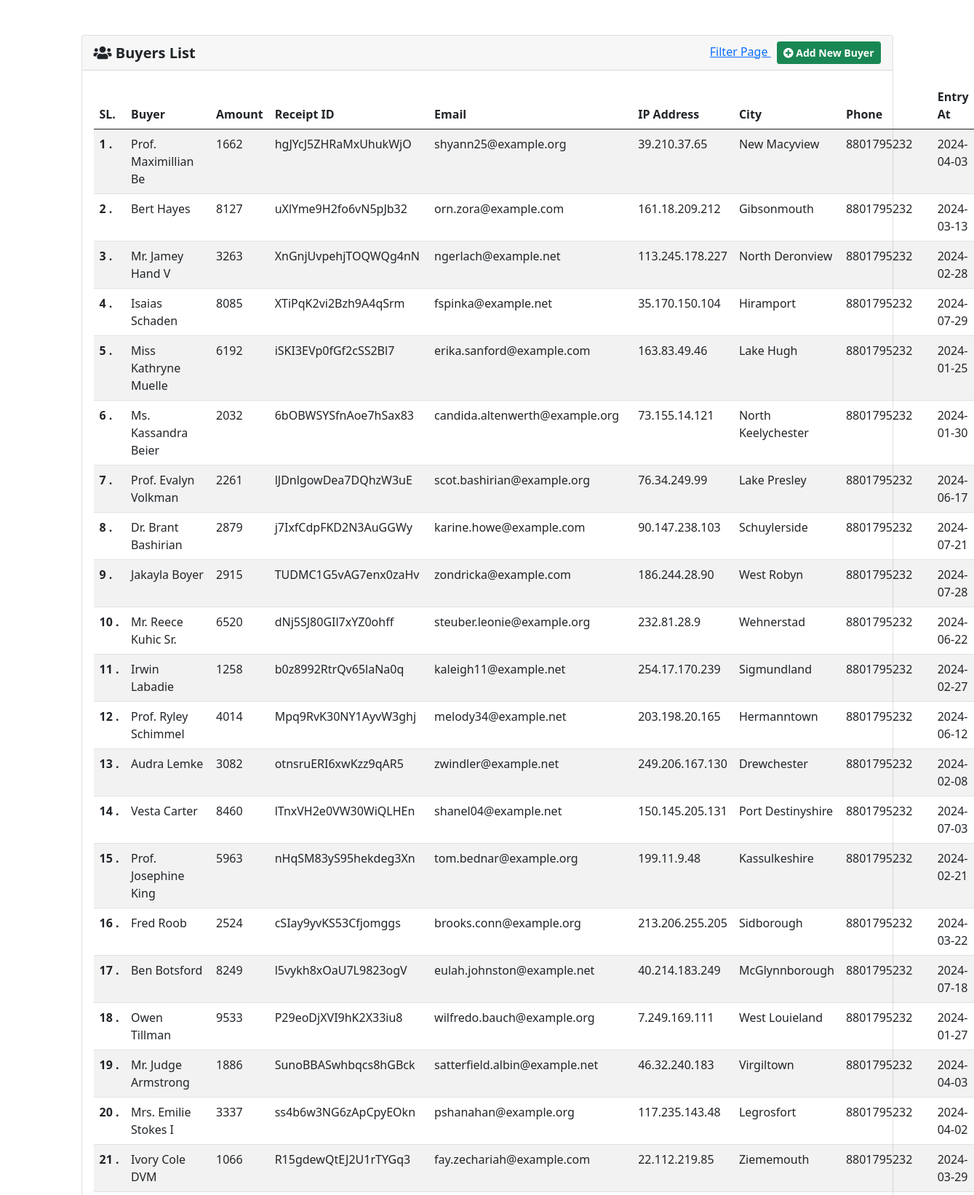
The page / (upper part) on the database its author committed.
### tables this page shows
CREATE TABLE `buyers` (
  `id` bigint unsigned NOT NULL AUTO_INCREMENT,
  `amount` int NOT NULL,
  `buyer` varchar(255) NOT NULL,
  `receipt_id` varchar(20) NOT NULL,
  `items` json NOT NULL,
  `buyer_email` varchar(50) NOT NULL,
  `buyer_ip` varchar(20) NOT NULL,
  `note` text NOT NULL,
  `city` varchar(20) NOT NULL,
  `phone` varchar(20) NOT NULL,
  `hash_key` varchar(255) NOT NULL,
  `entry_at` date NOT NULL,
  `entry_by` int NOT NULL,
  PRIMARY KEY (`id`)
);

### classes/DB_Connection.php (called while the page is built, shortened)
<?php
class DB_Connection {
    private $host = 'localhost';
    private $user = 'root';
    private $pass = 'reformedtech';
    private $db_name = 'php_projects';
    public function __construct() {
        $this->db_connect = new mysqli($this->host, $this->user, $this->pass, $this->db_name);
    }
}

### classes/Application.php (called while the page is built, shortened)
<?php
require_once('DB_Connection.php');
class Application extends DB_Connection
{
	public function getAllBuyers(){
		$sql = "SELECT * FROM buyers ORDER BY id DESC";
		if (mysqli_query($this->db_connect, $sql)) {
			return mysqli_query($this->db_connect, $sql);
		}
	}
}

### pages/buyer/buyer-list-page.php (the view, shortened to what this page needs)
<div class="card mt-5 mb-5">
    <div class="card-header d-flex justify-content-between align-items-center">
        <h5 class="card-title fw-bold mb-0">
            <i class="fa fa-users"></i> Buyers List
        </h5>
        <div>
            <a class="mx-2" href="../../buyer_filter.php"> Filter Page </a>
            <a class="btn btn-success btn-sm fw-bold" title="Add New" href="../../create_buyer.php">
                <i class="fa fa-plus-circle"></i> Add New Buyer
            </a>
        </div>
    </div>
    <div class="card-body">
        <div class="row">
            <div class="col-md-12">
                <table class="table table-striped">
                    <thead>
                        <tr>
                            <th scope="col">SL.</th>
                            <th scope="col">Buyer</th>
                            <th scope="col">Amount</th>
                            <th scope="col">Receipt ID</th>
                            <th scope="col">Email</th>
                            <th scope="col">IP Address</th>
                            <th scope="col">City</th>
                            <th scope="col">Phone</th>
                            <th scope="col">Entry At</th>
                        </tr>
                    </thead>
                    <tbody>
                        <?php if (isset($buyers) && !empty($buyers) && $buyers->num_rows > 0) { ?>
                            <?php foreach ($buyers as $index => $buyer) { ?>
                                <tr>
                                    <th scope="row"><?php echo ++$index; ?> .</th>
                                    <td><?php echo $buyer['buyer']; ?></td>
                                    <td><?php echo $buyer['amount']; ?></td>
                                    <td><?php echo $buyer['receipt_id']; ?></td>
                                    <td><?php echo $buyer['buyer_email']; ?></td>
                                    <td><?php echo $buyer['buyer_ip']; ?></td>
                                    <td><?php echo $buyer['city']; ?></td>
                                    <td><?php echo $buyer['phone']; ?></td>
                                    <td><?php echo $buyer['entry_at']; ?></td>
                                </tr>
                            <?php } ?>
                        <?php } else { ?>
                            <tr class="text-center">
                                <td colspan="10">No record found...!</td>
                            </tr>
                        <?php } ?>
                    </tbody>
                </table>
            </div>
        </div>
    </div>
</div>

### index.php (shortened to what this page needs)
<?php
require_once('classes/Application.php');
$application   = new Application();
$buyers        = $application->getAllBuyers();
?>
<!DOCTYPE html>
<html lang="en">
<head>
    <link rel="stylesheet" href="https://cdnjs.cloudflare.com/ajax/libs/font-awesome/5.15.4/css/all.min.css">
    <link rel="stylesheet" href="assets/css/bootstrap.min.css" />
    <link rel="stylesheet" href="assets/css/custom.css" />
</head>
<body>
    <div class="container mt-5">
        <?php
        if (isset($myPage)) {
            switch ($myPage) {
                case 'buyerListPage':
                    require_once('pages/buyer/buyer-list-page.php');
                    break;
                case 'createBuyerPage':
                    require_once('pages/buyer/create-buyer-page.php');
                    break;
                case 'buyerFilterPage':
                    require_once('pages/filter/buyer-filter-page.php');
                    break;
                default:
                    require_once('pages/buyer/buyer-list-page.php');
                    break;
            }
        } else {
            require_once('pages/buyer/buyer-list-page.php');
        }
        ?>
    </div>
</body>
</html>

### rows shown on the page
buyers: buyer "Prof. Maximillian Be", amount "1662", receipt "hgJYcJ5ZHRaMxUhukWjO", buyer_email "shyann25@example.org", buyer_ip "39.210.37.65", city "New Macyview", phone "8801795232", entry_at "2024-04-03"
buyers: buyer "Bert Hayes", amount "8127", receipt "uXlYme9H2fo6vN5pJb32", buyer_email "orn.zora@example.com", buyer_ip "161.18.209.212", city "Gibsonmouth", phone "8801795232", entry_at "2024-03-13"
buyers: buyer "Mr. Jamey Hand V", amount "3263", receipt "XnGnjUvpehjTOQWQg4nN", buyer_email "ngerlach@example.net", buyer_ip "113.245.178.227", city "North Deronview", phone "8801795232", entry_at "2024-02-28"
buyers: buyer "Isaias Schaden", amount "8085", receipt "XTiPqK2vi2Bzh9A4qSrm", buyer_email "fspinka@example.net", buyer_ip "35.170.150.104", city "Hiramport", phone "8801795232", entry_at "2024-07-29"
buyers: buyer "Miss Kathryne Muelle", amount "6192", receipt "iSKI3EVp0fGf2cSS2Bl7", buyer_email "erika.sanford@example.com", buyer_ip "163.83.49.46", city "Lake Hugh", phone "8801795232", entry_at "2024-01-25"
buyers: buyer "Ms. Kassandra Beier", amount "2032", receipt "6bOBWSYSfnAoe7hSax83", buyer_email "candida.altenwerth@example.org", buyer_ip "73.155.14.121", city "North Keelychester", phone "8801795232", entry_at "2024-01-30"
buyers: buyer "Prof. Evalyn Volkman", amount "2261", receipt "lJDnlgowDea7DQhzW3uE", buyer_email "scot.bashirian@example.org", buyer_ip "76.34.249.99", city "Lake Presley", phone "8801795232", entry_at "2024-06-17"
buyers: buyer "Dr. Brant Bashirian", amount "2879", receipt "j7IxfCdpFKD2N3AuGGWy", buyer_email "karine.howe@example.com", buyer_ip "90.147.238.103", city "Schuylerside", phone "8801795232", entry_at "2024-07-21"
buyers: buyer "Jakayla Boyer", amount "2915", receipt "TUDMC1G5vAG7enx0zaHv", buyer_email "zondricka@example.com", buyer_ip "186.244.28.90", city "West Robyn", phone "8801795232", entry_at "2024-07-28"
buyers: buyer "Mr. Reece Kuhic Sr.", amount "6520", receipt "dNj5SJ80GIl7xYZ0ohff", buyer_email "steuber.leonie@example.org", buyer_ip "232.81.28.9", city "Wehnerstad", phone "8801795232", entry_at "2024-06-22"
buyers: buyer "Irwin Labadie", amount "1258", receipt "b0z8992RtrQv65laNa0q", buyer_email "kaleigh11@example.net", buyer_ip "254.17.170.239", city "Sigmundland", phone "8801795232", entry_at "2024-02-27"
buyers: buyer "Prof. Ryley Schimmel", amount "4014", receipt "Mpq9RvK30NY1AyvW3ghj", buyer_email "melody34@example.net", buyer_ip "203.198.20.165", city "Hermanntown", phone "8801795232", entry_at "2024-06-12"
buyers: buyer "Audra Lemke", amount "3082", receipt "otnsruERI6xwKzz9qAR5", buyer_email "zwindler@example.net", buyer_ip "249.206.167.130", city "Drewchester", phone "8801795232", entry_at "2024-02-08"
buyers: buyer "Vesta Carter", amount "8460", receipt "lTnxVH2e0VW30WiQLHEn", buyer_email "shanel04@example.net", buyer_ip "150.145.205.131", city "Port Destinyshire", phone "8801795232", entry_at "2024-07-03"
buyers: buyer "Prof. Josephine King", amount "5963", receipt "nHqSM83yS95hekdeg3Xn", buyer_email "tom.bednar@example.org", buyer_ip "199.11.9.48", city "Kassulkeshire", phone "8801795232", entry_at "2024-02-21"
buyers: buyer "Fred Roob", amount "2524", receipt "cSIay9yvKS53Cfjomggs", buyer_email "brooks.conn@example.org", buyer_ip "213.206.255.205", city "Sidborough", phone "8801795232", entry_at "2024-03-22"
buyers: buyer "Ben Botsford", amount "8249", receipt "l5vykh8xOaU7L9823ogV", buyer_email "eulah.johnston@example.net", buyer_ip "40.214.183.249", city "McGlynnborough", phone "8801795232", entry_at "2024-07-18"
buyers: buyer "Owen Tillman", amount "9533", receipt "P29eoDjXVI9hK2X33iu8", buyer_email "wilfredo.bauch@example.org", buyer_ip "7.249.169.111", city "West Louieland", phone "8801795232", entry_at "2024-01-27"
buyers: buyer "Mr. Judge Armstrong", amount "1886", receipt "SunoBBASwhbqcs8hGBck", buyer_email "satterfield.albin@example.net", buyer_ip "46.32.240.183", city "Virgiltown", phone "8801795232", entry_at "2024-04-03"
buyers: buyer "Mrs. Emilie Stokes I", amount "3337", receipt "ss4b6w3NG6zApCpyEOkn", buyer_email "pshanahan@example.org", buyer_ip "117.235.143.48", city "Legrosfort", phone "8801795232", entry_at "2024-04-02"
buyers: buyer "Ivory Cole DVM", amount "1066", receipt "R15gdewQtEJ2U1rTYGq3", buyer_email "fay.zechariah@example.com", buyer_ip "22.112.219.85", city "Ziememouth", phone "8801795232", entry_at "2024-03-29"
